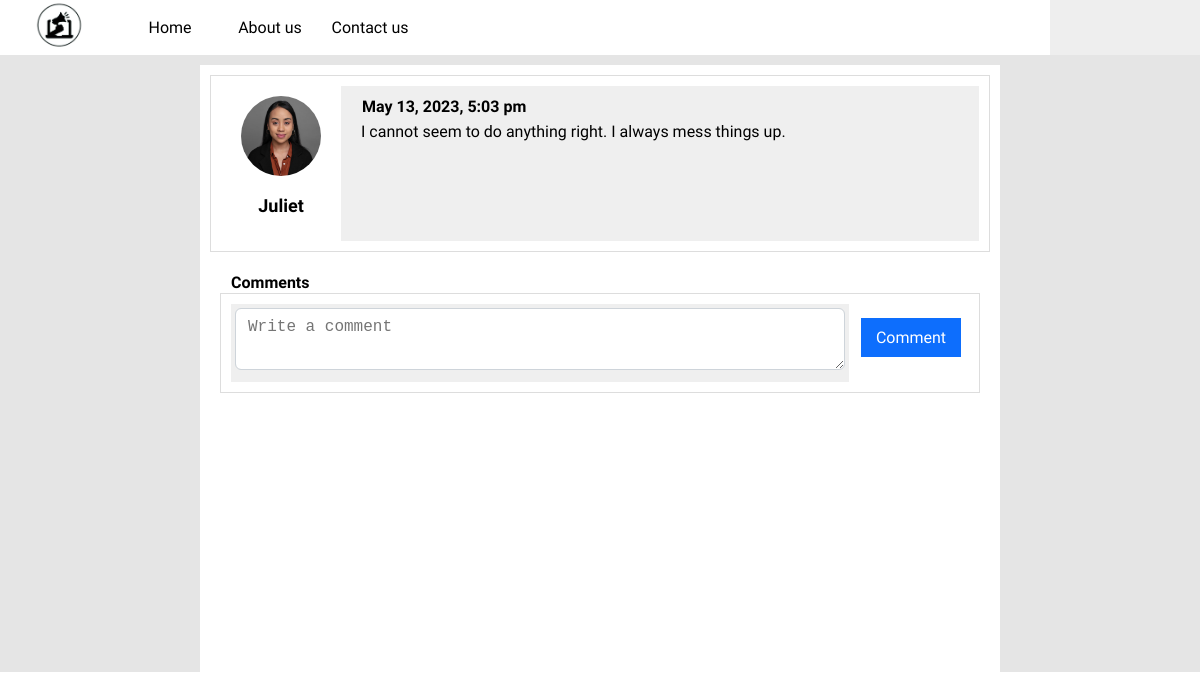
The app's page /post.php?id=24 with its own data.
### tables this page shows
CREATE TABLE `posts` (
  `id` int(11) NOT NULL,
  `user_id` int(11) NOT NULL DEFAULT 0,
  `post` text NOT NULL,
  `date` datetime NOT NULL
);

CREATE TABLE `users` (
  `id` int(11) NOT NULL,
  `username` varchar(30) NOT NULL,
  `email` varchar(100) NOT NULL,
  `password` varchar(255) NOT NULL,
  `date` date DEFAULT NULL,
  `image` varchar(1024) DEFAULT NULL,
  `role` int(1) NOT NULL
);

### functions.php (called while the page is built, shortened)
<?php
function query($query)
{
	global $con;
	$result = mysqli_query($con, $query);
	if(!is_bool($result) && mysqli_num_rows($result) > 0)
	{
		$data = [];
		while ($row = mysqli_fetch_assoc($result)) {
			$data[] = $row;
		}
		return $data;
	}
	return false;
}

### post.php (the view, shortened to what this page needs)
<?php
	require('config.inc.php');
	require('functions.php');
	$POST_ID = $_GET['id'];
?>
<!DOCTYPE html>
<html>
<head>
	<link rel="stylesheet" type="text/css" href="assets/css/bootstrap-icons.css">
	<link rel="stylesheet" type="text/css" href="assets/css/styles.css">
	<link rel="stylesheet" type="text/css" href="assets/css/comment.css">
</head>
<body>
	<section class="class_1" >
		<?php include('header.inc.php') ?>
		<div class="class_11" >
			<?php
				$query = "select users.username, users.image, posts.id, posts.post, posts.date from posts inner join users on posts.user_id = users.id where posts.id = $POST_ID";
				$row = query($query);
				foreach($row as $data){
			?>
				<div style="font-family:'Yantramanav';" class="class_42">
						<div class="class_45">
							<img src="<?php echo $data['image'] ?>" class="class_47">
							<h2 class="class_48">
								<?php echo $data['username'] ?>
								<br>
							</h2>
						</div>
						<div class="class_49">
							<h4 class="class_41">
								<?php echo date("F j, Y, g:i a",strtotime($data['date'])); ?>
								<br>
							</h4>
							<div class="class_15">
								<?php echo $data["post"] ?>
							</div>
						</div>
					</div>
			<?php
				}
			?>
			<div class="class_11" style="font-family:'Yantramanav';">
				<h1 class="class_41" style="font-size: 16px;"  >
					Comments
				</h1>
				<form method="post">
					<div class="class_42" >
						<div class="class_43" >
							<textarea placeholder="Write a comment" name="comments" class="class_44" required></textarea>
						</div>
						<div class="class_45" >
							<input class="class_46" type="submit" value="Comment">
						</div>
					</div>
				</form>
			</div>
		</div>
	</section>
</body>
</html>

### assets/css/styles.css (style rules this page uses)
body { font-family: opensans; font-size: 16px; margin:0px; padding:0px; word-break: break-word; word-wrap: break-word; }
.class_1 { width: 100vw; height: 100%; background-color: rgb(229, 229, 229); padding: 0px; }
.class_11 { padding: 10px; background-color: rgb(255, 255, 255); color: rgb(0, 0, 0); max-width: 800px; margin: 10px auto auto; min-height: 400px; }
.class_15 { padding: 5px 10px; }
.class_41 { padding-left: 10px; padding-right: 10px; margin: 1px; }
.class_42 { padding: 10px; color: rgb(0, 0, 0); border: 1px solid rgb(221, 221, 221); min-height: 100px; display: flex; }
.class_43 { width: 100px; background-color: rgb(239, 239, 239); color: rgb(0, 0, 0); flex: 1 1 1%; padding: 4px; }
.class_44 { display: block; width: 100%; padding: 0.375rem 0.75rem; font-size: 1rem; font-weight: 400; line-height: 1.5; color: rgb(32, 36, 40); background-color: rgb(255, 255, 255); background-clip: padding-box; border: 1px solid rgb(206, 212, 218); appearance: none; border-radius: 0.375rem; transition: border-color 0.15s ease-in-out 0s, box-shadow 0.15s ease-in-out 0s; }
.class_45 { width: 120px; padding: 10px; color: rgb(0, 0, 0); text-align: center; }
.class_46 { font-size: 16px; padding: 10px; border: medium none; color: rgb(255, 255, 255); background-color: rgb(13, 110, 253); font-family: 'Yantramanav'; margin: 0.25rem 0.125rem; cursor: pointer; width: 100px; }
.class_47 { width: 80px; height: 80px; object-fit: cover; border-radius: 50%; }
.class_48 { padding-left: 10px; padding-right: 10px; font-size: 18px; }
.class_49 { width: 100px; padding: 10px; background-color: rgb(239, 239, 239); color: rgb(0, 0, 0); flex: 1 1 1%; }

### records on screen
posts: user.image (picture), user.username "Juliet", date "May 13, 2023, 5:03 pm", post "I cannot seem to do anything right. I always mess things up."
